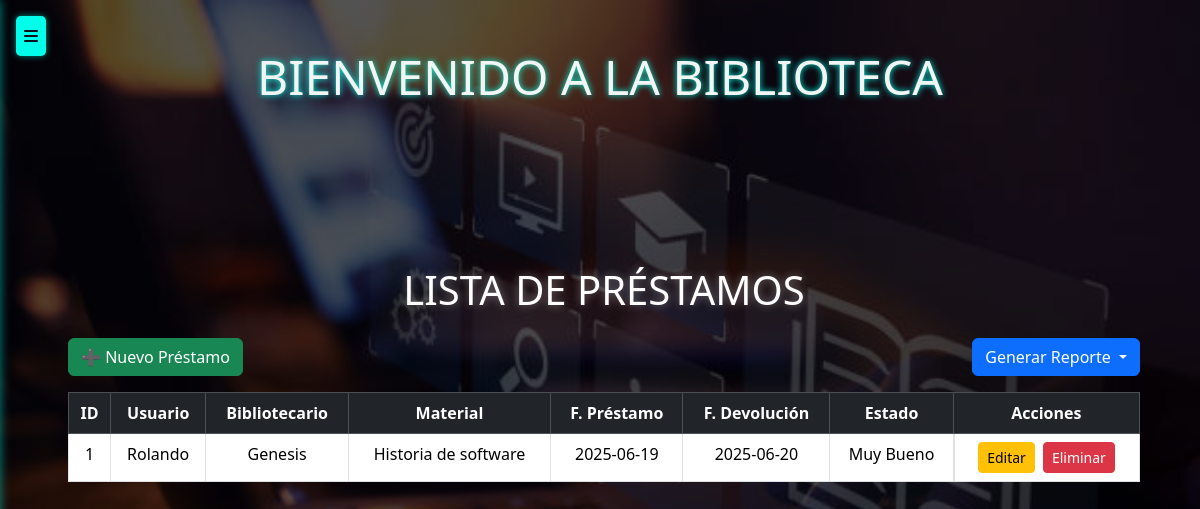
The app's page /prestamos/, older data.
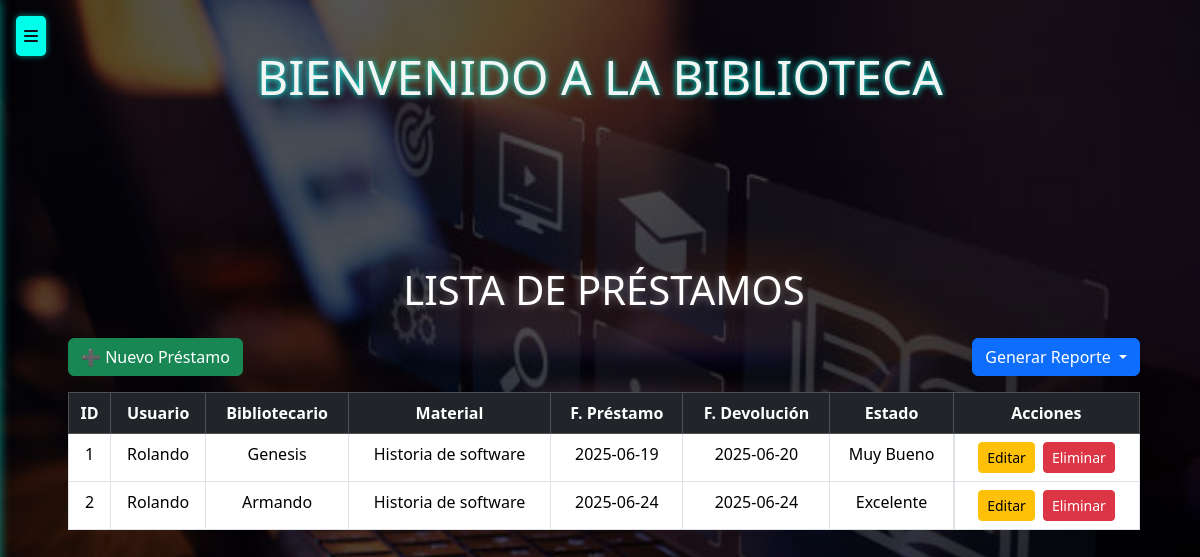
The same page, newer data.
### models/prestamo_model.py (models this page shows, shortened)
class Prestamo(db.Model):
    __tablename__ = 'prestamos'
    id_prestamo = db.Column(db.Integer, primary_key=True)
    id_usuario = db.Column(db.Integer, db.ForeignKey('usuarios.id'), nullable=False)
    id_bibliotecario = db.Column(db.Integer, db.ForeignKey('bibliotecario.id_biblio'), nullable=False)
    id_material = db.Column(db.Integer, db.ForeignKey('materiales.id_material'), nullable=False)
    fecha_prestamo = db.Column(db.String(50), nullable=False)
    fecha_devolucion = db.Column(db.String(50), nullable=False)
    estado = db.Column(db.String(20), nullable=False)
    usuario = db.relationship("Usuario", backref="prestamos")
    bibliotecario = db.relationship("Bibliotecario", backref="prestamos")
    material = db.relationship("Material", backref="prestamos")
    @staticmethod
    def get_all():
        return Prestamo.query.all()

### controllers/prestamo_controllers.py (the view)
@prestamo_bp.route("/")
def index():
    prestamos = Prestamo.get_all()
    usuarios = Usuario.get_all()
    materiales = Material.get_all()
    return prestamo_view.list(prestamos, usuarios, materiales)

### models/material_model.py (called while the page is built)
    @staticmethod
    def get_all():
        return Material.query.all()

### models/usuario_model.py (called while the page is built)
    @staticmethod #no depende de la clase
    def get_all():
        return Usuario.query.all()

### views/prestamo_view.py (called while the page is built)
def list(prestamos, usuarios, materiales):
    return render_template("prestamos/index.html", prestamos=prestamos, usuarios=usuarios, materiales=materiales)

### templates/prestamos/index.html (shortened to what this page needs)
{% extends 'base.html' %}
{% block content %}
<div class="container mt-4" style="max-width: 1100px;">
    <h1 class="mb-4 text-center">Lista de Préstamos</h1>
    <div class="d-flex justify-content-between align-items-center mb-3">
        <a href="{{ url_for('prestamo.create') }}" class="btn btn-success">➕ Nuevo Préstamo</a>
        <div class="btn-group">
            <button class="btn btn-primary dropdown-toggle" data-bs-toggle="dropdown" aria-expanded="false">
                Generar Reporte
            </button>
        </div>
    </div>
    <table class="table table-hover table-bordered text-center mx-auto">
        <thead class="table-dark">
            <tr>
                <th>ID</th>
                <th>Usuario</th>
                <th>Bibliotecario</th>
                <th>Material</th>
                <th>F. Préstamo</th>
                <th>F. Devolución</th>
                <th>Estado</th>
                <th>Acciones</th>
            </tr>
        </thead>
        <tbody>
            {% for p in prestamos %}
            <tr>
                <td>{{ p.id_prestamo }}</td>
                <td>{{ (usuarios | selectattr("id", "equalto", p.id_usuario) | first).nombre }}</td>
                <td>{{ (usuarios | selectattr("id", "equalto", p.id_bibliotecario) | first).nombre }}</td>
                <td>{{ (materiales | selectattr("id_material", "equalto", p.id_material) | first).titulo if (materiales | selectattr("id_material", "equalto", p.id_material) | first) else "No encontrado" }}</td>
                <td>{{ p.fecha_prestamo }}</td>
                <td>{{ p.fecha_devolucion }}</td>
                <td>{{ p.estado }}</td>
                <td class="d-flex justify-content-center gap-2">
                    <a href="{{ url_for('prestamo.edit', id_prestamo=p.id_prestamo) }}" class="btn btn-sm btn-warning">Editar</a>
                    <a href="{{ url_for('prestamo.delete', id_prestamo=p.id_prestamo) }}" class="btn btn-sm btn-danger" onclick="return confirm('¿Eliminar este préstamo?')">Eliminar</a>
                </td>
            </tr>
            {% else %}
            <tr>
                <td colspan="8" class="text-center">No hay Préstamos registrados.</td>
            </tr>
            {% endfor %}
        </tbody>
    </table>
</div>
{% endblock %}

### templates/base.html (shortened to what this page needs)
<!doctype html>
<html lang="es">
<head>
  <link href="https://cdn.jsdelivr.net/npm/bootstrap@5.3.6/dist/css/bootstrap.min.css" rel="stylesheet" />
  <link href="https://cdnjs.cloudflare.com/ajax/libs/font-awesome/6.5.1/css/all.min.css" rel="stylesheet" />
</head>
<body>
  <br><br>
<h1 style="color: #f1f5f4; text-shadow: 0 0 6px #00ffea; font-size: 3rem" align="center">BIENVENIDO A LA BIBLIOTECA</h1>
  <button class="toggle-btn" onclick="document.getElementById('sidebar').classList.toggle('active');">
    <i class="fas fa-bars"></i>
  </button>
  <div class="container">
    {% block content %}{% endblock %}
  </div>
</body>
</html>

### templates/base.html (style rules this page uses)
body { background-image: url("/static/fondobiblio.jpg"); background-size: cover; background-repeat: no-repeat; background-position: center; background-attachment: fixed; min-height: 100vh; }
body::before { content: ""; position: fixed; top: 0; left: 0; width: 100%; height: 100%; background-color: rgba(0,0,0,0.65); z-index: -1; pointer-events: none; }
h1, h2 { color: #fff; text-shadow: 0 0 8px rgba(255,255,255,0.4); text-transform: uppercase; }
.toggle-btn { position: fixed; top: 1rem; left: 1rem; z-index: 1100; background: #00ffea; color: #0f1218; border: none; padding: 0.5rem; border-radius: 0.3rem; box-shadow: 0 0 6px #00ffea88; }
.container { padding-left: 1rem; padding-top: 4rem; }

Row changes from the older to the newer data that the page shows:
added Prestamo: id_prestamo "2", id_usuario "Rolando", id_bibliotecario "Armando", id_material "Historia de software", fecha_prestamo "2025-06-24", fecha_devolucion "2025-06-24", estado "Excelente"
